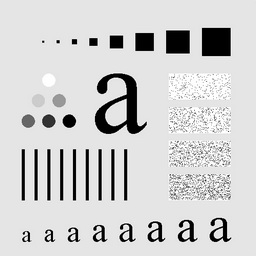
%> input picture imageEnhancement_frequencyDomain/aaa256.jpg, 256 x 256 px
$ octave --eval "result = Mybhf;"   (GNU Octave 9; MATLAB toolbox functions it lacks are replaced by stand-ins)
%> lines starting %> are read from the running program, lines starting %| are printed output that depends on the picture
### imageEnhancement_frequencyDomain/Myblf.m
function [H f] = Myblf(image,Do,n,mode) % input, cutoff frequency, n is the order of the filter(Radius of the ring)
if ~exist('image','var') && ~exist('Do','var') && ~exist('n','var') && ~exist('mode','var')
    Do = 30;
    n = 2;
    mode = 'main';
    image = imread('eight.tif');
end

spatial_image = double(image);
[y x] = size(spatial_image);

padded_image = zeros(y*2, x*2);
padded_image(1:y,1:x) = spatial_image(:,:);

[y_1 x_1] = size(padded_image);
temp = padded_image;

%FFT2 works on matrices, changes spatial to frequency domain
%FFTshift, shifts F(0,0) images to
f = fftshift(fft2(padded_image));%f = log(1+abs(f));

%filter function
for u=1:y_1
     for v=1:x_1
          offset = sqrt(((u-(y_1/2)).^2)+((v-(x_1/2)).^2));%distance from the origin
          H(u,v) = 1./(1+(((offset./Do)).^(2*n)));
     end
end

%%
G(:,:) = H(:,:).*f;
real_G = real(ifft2(ifftshift(G)));
cf = log(1+abs(f));
out = real_G(1:y,1:x);

%% Display
if(~strcmp(mode,'callable'))
    figure('units','normalized','outerposition',[0 0 1 1]);
    subplot(141),imshow(spatial_image,[]),title('input');
    subplot(142),imshow(padded_image,[]),title('padded input');
    subplot(143),imshow(cf./max(cf(:)),[]),title('frequency transformed');
    subplot(144),imshow(real_G(1:y,1:x),[]),title('Butterworth low-pass Filtered image');
end

end


### imageEnhancement_frequencyDomain/Mybhf.m
function out = Mybhf(Do,n) % input, cutoff frequency, n is the order of the filter(Radius of the ring)
if ~exist('Do','var') && ~exist('n','var')
    Do = 80;
    n = 2;
end

spatial_image = imread('aaa256.jpg');
%> spatial_image is the input picture: size 256x256 uint8; min 0, max 255, mean 207.1
[y x] = size(spatial_image);
%> y = 256; x = 256
[H,f] = Myblf(spatial_image,Do,n,'callable');
%> in Myblf, `padded_image(1:y,1:x) = spatial_image(:,:);`:
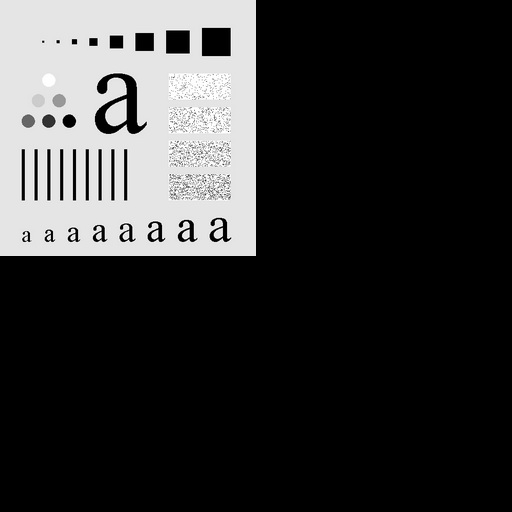
%> padded_image: size 512x512 double; min 0, max 255, mean 51.8
%> after the loop in Myblf, `for u=1:y_1`:
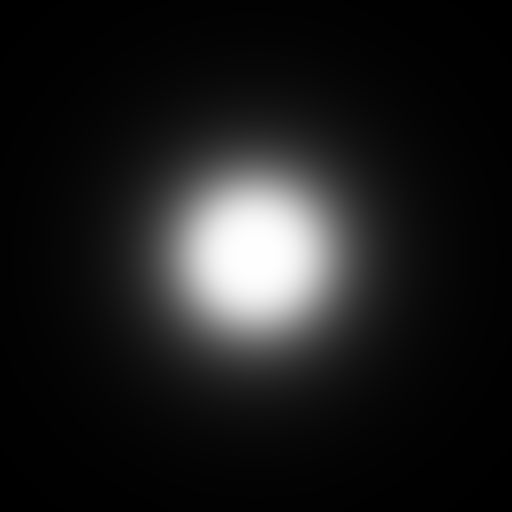
%> H: size 512x512 double; min 0.00238, max 1, mean 0.114
%> in Myblf, `cf = log(1+abs(f));`:
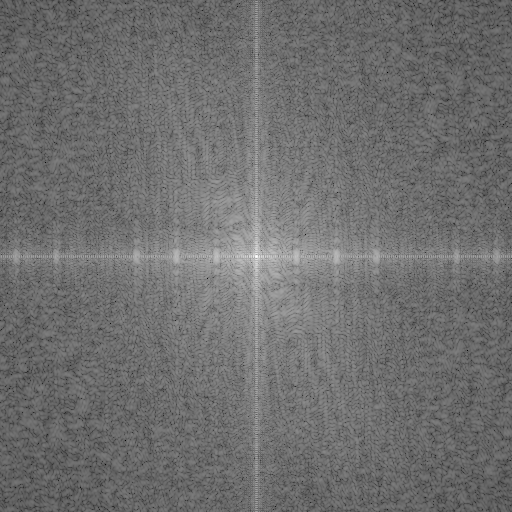
%> cf: size 512x512 double; min 1.88, max 16.42, mean 8.22; drawn with min black and max white
H = 1 - H;
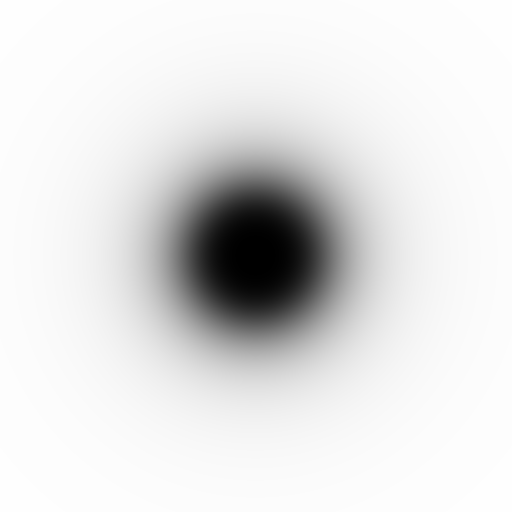
%> H: size 512x512 double; min 0, max 0.998, mean 0.886

%%
G(:,:) = H(:,:).*f;
real_G = real(ifft2(ifftshift(G)));
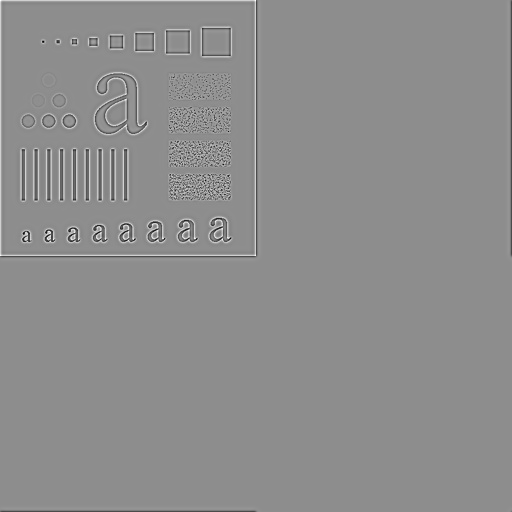
%> real_G: size 512x512 double; min -160.3, max 127.7, mean 0; drawn with min black and max white
cf = log(1+abs(f));
out = real_G(1:y,1:x);
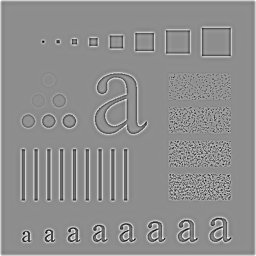
%> out: size 256x256 double; min -160.3, max 127.7, mean 1.2; drawn with min black and max white

%% Display
figure('units','normalized','outerposition',[0 0 1 1]);
subplot(121),imshow(spatial_image,[]),title('input');
subplot(122),imshow(uint8(real_G(1:y,1:x)),[]),title('Butterworth high-pass Filtered image');
%> after `imshow(uint8(real_G(1:y,1:x)),[])`:
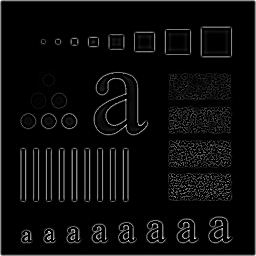
%> displayed picture: size 256x256, on the screen's scale of 0 to 255; min 0, max 255, mean 12.4
end

$ run again, with imageEnhancement_frequencyDomain/square_original.tif saved as imageEnhancement_frequencyDomain/aaa256.jpg
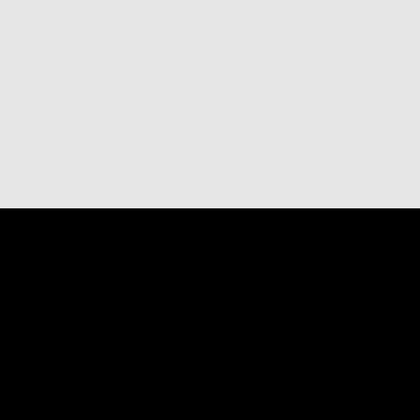
%> input picture imageEnhancement_frequencyDomain/square_original.tif, 420 x 420 px, shrunk from 768 x 768 before the run
%> in Mybhf, spatial_image is the input picture: size 420x420 uint8; min 0, max 248, mean 114.1
%> spatial_image: size 420x420 double
%> in Mybhf, `out = real_G(1:y,1:x);`:
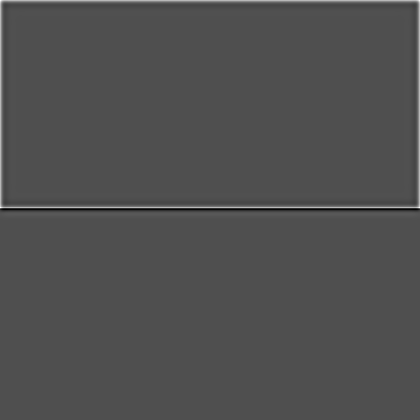
%> out: size 420x420 double; min -69.62, max 152.8, mean 0.6; drawn with min black and max white
%> in Mybhf, `imshow(uint8(real_G(1:y,1:x)),[])`:
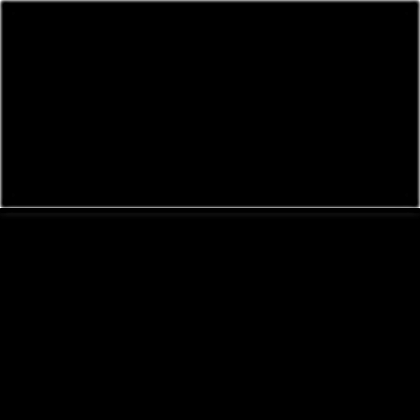
%> displayed picture: size 420x420, on the screen's scale of 0 to 255; min 0, max 255, mean 1.9
